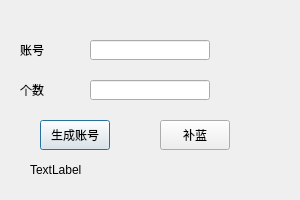
<?xml version="1.0" encoding="UTF-8"?>
<ui version="4.0">
 <class>Dialog</class>
 <widget class="QDialog" name="Dialog">
  <property name="geometry">
   <rect>
    <x>0</x>
    <y>0</y>
    <width>300</width>
    <height>200</height>
   </rect>
  </property>
  <property name="minimumSize">
   <size>
    <width>300</width>
    <height>200</height>
   </size>
  </property>
  <property name="maximumSize">
   <size>
    <width>300</width>
    <height>200</height>
   </size>
  </property>
  <property name="windowTitle">
   <string>Dialog</string>
  </property>
  <widget class="QLabel" name="labelAcc">
   <property name="geometry">
    <rect>
     <x>20</x>
     <y>40</y>
     <width>30</width>
     <height>20</height>
    </rect>
   </property>
   <property name="text">
    <string>账号</string>
   </property>
  </widget>
  <widget class="QLabel" name="labelNo">
   <property name="geometry">
    <rect>
     <x>20</x>
     <y>80</y>
     <width>30</width>
     <height>20</height>
    </rect>
   </property>
   <property name="text">
    <string>个数</string>
   </property>
  </widget>
  <widget class="QPushButton" name="pushButtonAcc">
   <property name="geometry">
    <rect>
     <x>40</x>
     <y>120</y>
     <width>70</width>
     <height>30</height>
    </rect>
   </property>
   <property name="text">
    <string>生成账号</string>
   </property>
  </widget>
  <widget class="QPushButton" name="pushButtonMoney">
   <property name="geometry">
    <rect>
     <x>160</x>
     <y>120</y>
     <width>70</width>
     <height>30</height>
    </rect>
   </property>
   <property name="text">
    <string>补蓝</string>
   </property>
  </widget>
  <widget class="QLineEdit" name="lineEditAcc">
   <property name="geometry">
    <rect>
     <x>90</x>
     <y>40</y>
     <width>120</width>
     <height>20</height>
    </rect>
   </property>
  </widget>
  <widget class="QLineEdit" name="lineEditNo">
   <property name="geometry">
    <rect>
     <x>90</x>
     <y>80</y>
     <width>120</width>
     <height>20</height>
    </rect>
   </property>
  </widget>
  <widget class="QLabel" name="labelErr">
   <property name="geometry">
    <rect>
     <x>30</x>
     <y>160</y>
     <width>250</width>
     <height>20</height>
    </rect>
   </property>
   <property name="text">
    <string>TextLabel</string>
   </property>
  </widget>
 </widget>
 <resources/>
 <connections/>
</ui>
